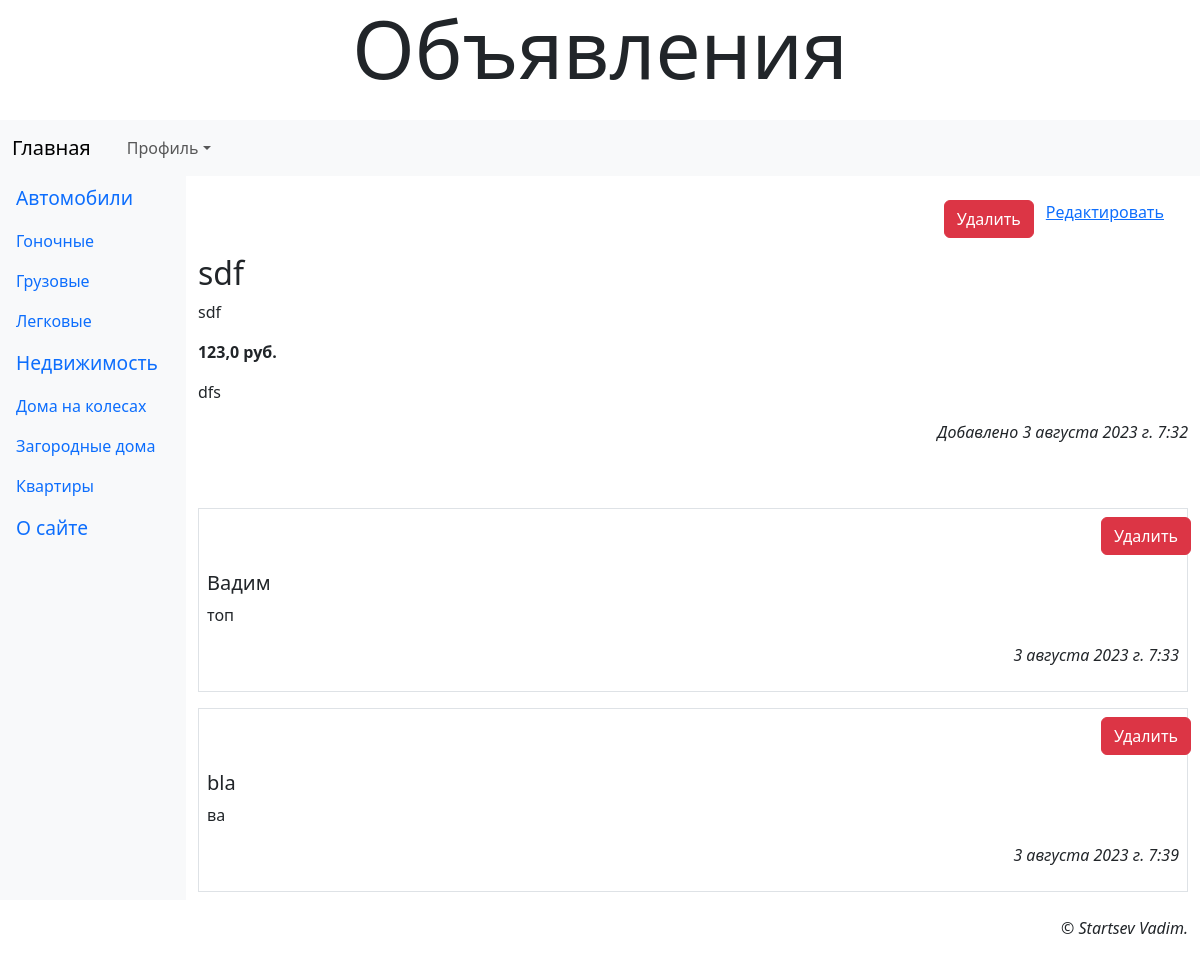
The page /accounts/profile/12/ (signed in) on the database as committed earlier.
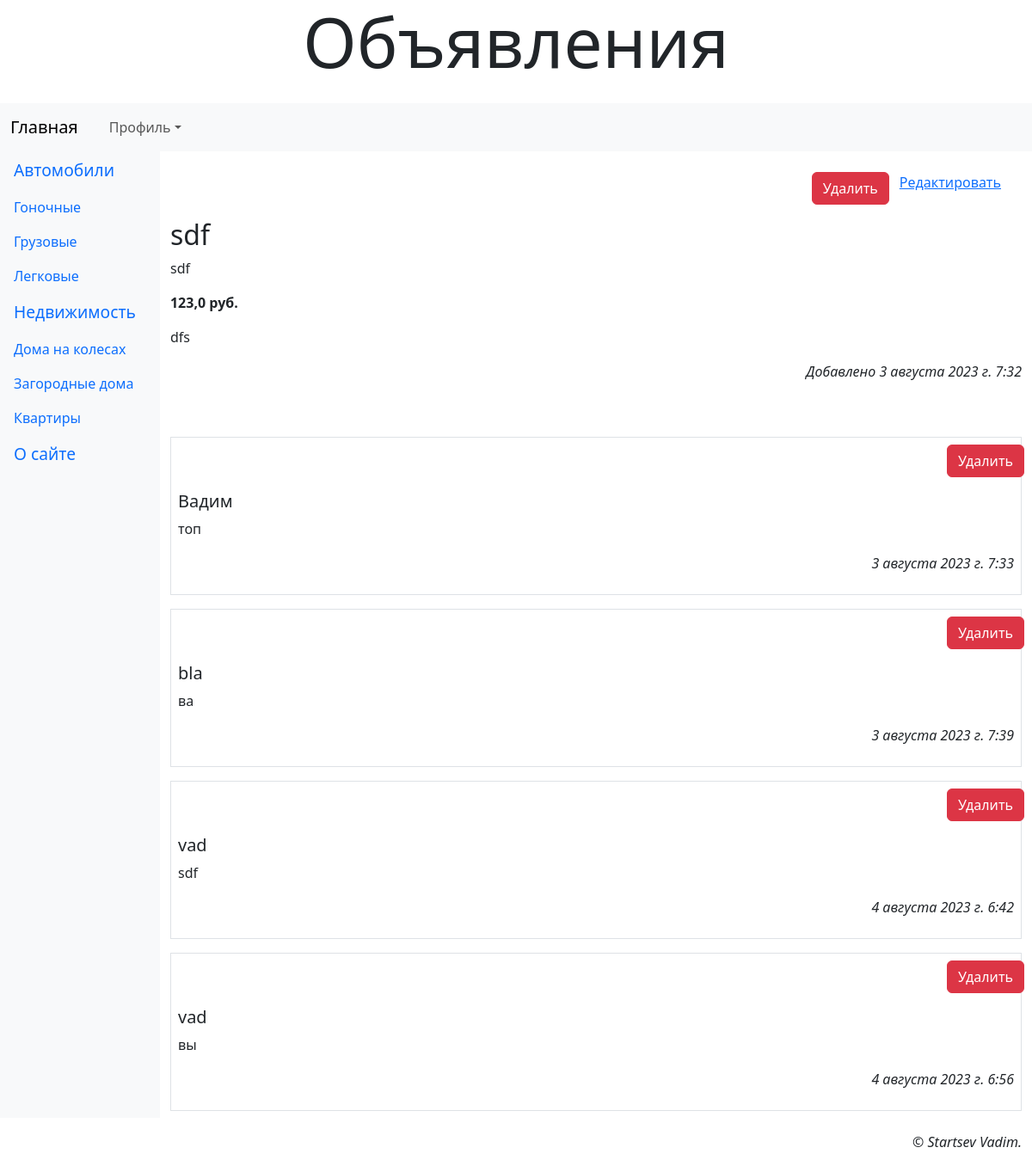
The same page on the database as committed later.
### landing/models.py (models this page shows)
class Rubric(models.Model):
    name = models.CharField(max_length=20, unique=True, verbose_name='Название')
    order = models.SmallIntegerField(default=0, db_index=True, verbose_name='Порядок')
    super_rubric = models.ForeignKey('SuperRubric', on_delete=models.PROTECT, null=True, blank=True, verbose_name='Надрубрика')

class Comment(models.Model):
    bb = models.ForeignKey(Bb, on_delete=models.CASCADE,
                           verbose_name='Объявление')
    author = models.CharField(max_length=30, verbose_name='Автор')
    content = models.TextField(verbose_name='Содержание')
    is_active = models.BooleanField(default=True, db_index=True,
                                    verbose_name='Выводить на экран')
    created_at = models.DateTimeField(auto_now_add=True, db_index=True,
                                      verbose_name='Опубликован')
    class Meta:
        verbose_name_plural = 'Комментарии'
        verbose_name = 'Комментарий'
        ordering = ['created_at']

### landing/views.py (the view)
# urls.py: path('accounts/profile/<int:pk>/', profile_bb_detail,
@login_required
def profile_bb_detail(request, pk):
    bb = get_object_or_404(Bb, pk=pk, author=request.user.pk)
    ais = bb.additionalimage_set.all()
    comments = Comment.objects.filter(bb=pk, is_active=True)
    context = {'bb': bb, 'ais': ais, 'comments': comments}
    return render(request, 'main/profile_bb_detail.html', context)

### landing/models.py (called while the page is built)
    def get_queryset(self):
        return super().get_queryset().filter(super_rubric__isnull=False)

### landing/templates/main/profile_bb_detail.html (shortened to what this page needs)
{% extends 'layout/basic.html' %}
{% load django_bootstrap5 %}
{% block content %}
    <div class="row mt-3">
        <p class="row row-cols-md-auto justify-content-end">
        <a href="{% url 'landing:profile_bb_delete' pk=bb.pk %}" class="btn btn-danger">Удалить</a>
            <a href="{% url 'landing:profile_bb_edit' pk=bb.pk %}">Редактировать</a>
        </p>
        <div class="col">
            <h2>{{ bb.title }}</h2>
            <p>{{ bb.content }}</p>
            <p class="fw-bold">{{ bb.price }} руб.</p>
            <p>{{ bb.contacts }}</p>
            <p class="text-end fst-italic">Добавлено {{ bb.created_at }}</p>
        </div>
    </div>
    {% if comments %}
    <div class="vstack gap-3 mt-5">
        {% for comment in comments %}
        <div class="p-2 border">
            <p class="row row-cols-md-auto justify-content-end">
                <a href="{% url 'landing:profile_comm_del' pk=comment.pk %}" class="btn btn-danger">Удалить</a>
            </p>
            <h5>{{ comment.author }}</h5>
            <p>{{ comment.content }}</p>
            <p class="text-end fst-italic">{{ comment.created_at }}</p>
        </div>
        {% endfor %}
    </div>
    {% endif %}
{% endblock %}

### landing/templates/layout/basic.html (shortened to what this page needs)
{% load django_bootstrap5 %}
{% load static %}
<!DOCTYPE html>
<head>
    {% bootstrap_css %}
    <link rel="stylesheet" type="text/css"
         href="{% static 'main/style.css' %}">
</head>
<body class="container-fluid">
    <header class="mb-4">
        <h1 class="display-1 text-center">Объявления</h1>
    </header>
    <nav class="row navbar navbar-expand-md bg-light">
        <div class="col container">
            <a class="navbar-brand"
                href="{% url 'landing:index' %}">Главная</a>
            <div class="collapse navbar-collapse justify-content-end"
                id="navbarNav">
                <div class="container">
                    <div class="navbar-nav ms-md-auto">
                        {% if user.is_authenticated %}
                        <div class="nav-item dropdown">
                            <a class="nav-link dropdown-toggle"
                                data-bs-toggle="dropdown" href="#">Профиль</a>
                        </div>
                        {% else %}
                        <a class="nav-link" href="{% url 'landing:register' %}">Регистрация</a>
                        <a class="nav-link" href="{% url 'landing:login' %}">Вход</a>
                        {% endif %}
                    </div>
                </div>
            </div>
        </div>
    </nav>
    <div class="row">
        <nav class="col-md-auto nav flex-column bg-light">
            {% for rubric in rubrics %}
                {% ifchanged rubric.super_rubric.pk %}
                <span class="nav-link root">{{ rubric.super_rubric.name }}</span>
                {% endifchanged %}
                <a class="nav-link" href="{% url 'landing:rubric_bbs' pk=rubric.pk %}">
                    {{ rubric.name }}
                </a>
            {% endfor %}
            <a class="nav-link root" href="{% url 'landing:other' page='about' %}">
                О сайте</a>
        </nav>
        <main class="col py-2">
            {% block content %}
            {% endblock %}
        </main>
    </div>
    <footer class="mt-3">
        <p class="text-end fst-italic">&copy; Startsev Vadim.</p>
    </footer>
</body>
</html>

Rows that differ between the two databases and show on the page:
added Comment: author "vad", content "sdf", created_at "4 августа 2023 г. 6:42"
added Comment: author "vad", content "вы", created_at "4 августа 2023 г. 6:56"
